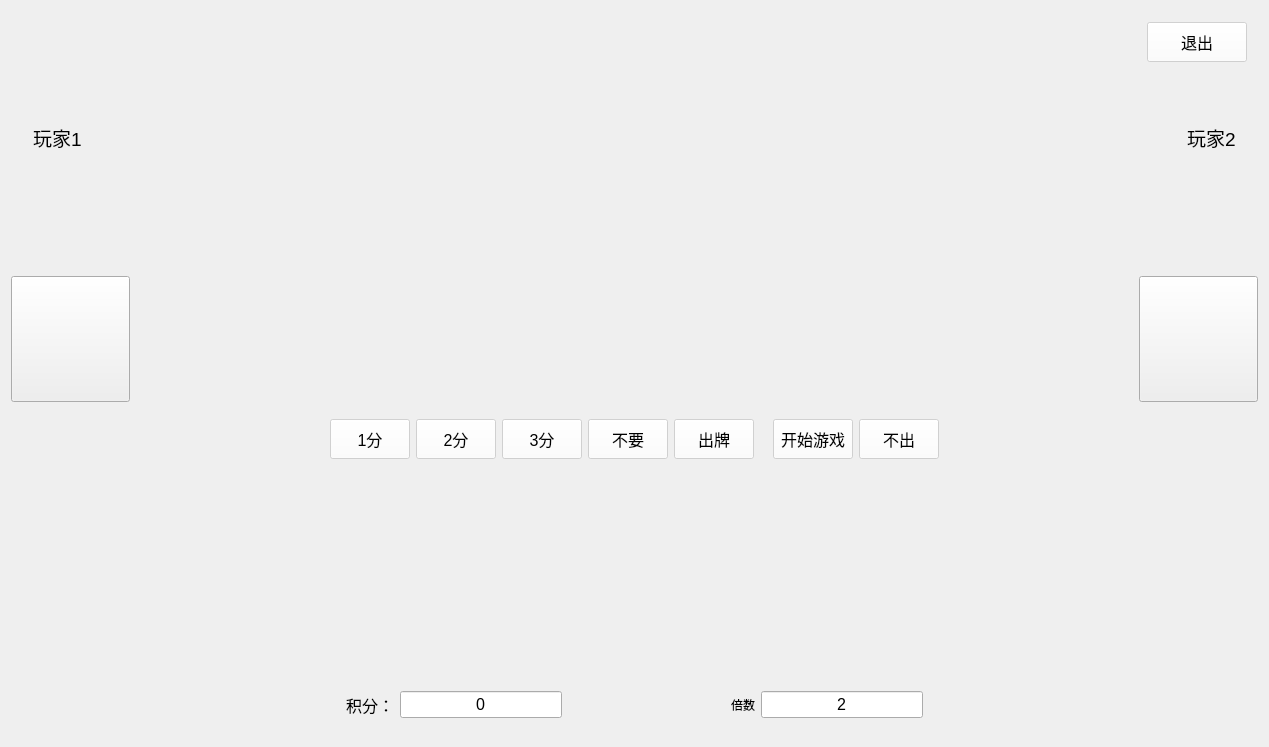
<?xml version="1.0" encoding="UTF-8"?>
<ui version="4.0">
 <class>Widget</class>
 <widget class="QWidget" name="Widget">
  <property name="geometry">
   <rect>
    <x>0</x>
    <y>0</y>
    <width>1269</width>
    <height>747</height>
   </rect>
  </property>
  <property name="windowTitle">
   <string>Widget</string>
  </property>
  <property name="styleSheet">
   <string notr="true">QWidget#Widget{
	border-image: url(:/image/basebackground0.png);
}</string>
  </property>
  <layout class="QGridLayout" name="gridLayout" rowstretch="1,3,2,1,3,1">
   <item row="0" column="0" colspan="2">
    <widget class="QWidget" name="widget_9" native="true">
     <layout class="QHBoxLayout" name="horizontalLayout_5">
      <item>
       <spacer name="horizontalSpacer_5">
        <property name="orientation">
         <enum>Qt::Horizontal</enum>
        </property>
        <property name="sizeHint" stdset="0">
         <size>
          <width>40</width>
          <height>20</height>
         </size>
        </property>
       </spacer>
      </item>
      <item>
       <widget class="QPushButton" name="pushButton_5">
        <property name="minimumSize">
         <size>
          <width>100</width>
          <height>40</height>
         </size>
        </property>
        <property name="styleSheet">
         <string notr="true">font: 12pt;
background-color: rgba(255, 255, 255, 150);</string>
        </property>
        <property name="text">
         <string>退出</string>
        </property>
       </widget>
      </item>
     </layout>
    </widget>
   </item>
   <item row="1" column="0">
    <widget class="QWidget" name="widget_6" native="true">
     <layout class="QHBoxLayout" name="horizontalLayout_3" stretch="1,1,8">
      <item>
       <widget class="QWidget" name="widget_10" native="true">
        <layout class="QVBoxLayout" name="verticalLayout">
         <item>
          <widget class="QLabel" name="label_3">
           <property name="styleSheet">
            <string notr="true">font: 14pt;</string>
           </property>
           <property name="text">
            <string>玩家1</string>
           </property>
          </widget>
         </item>
         <item>
          <widget class="QLabel" name="label_5">
           <property name="text">
            <string/>
           </property>
          </widget>
         </item>
        </layout>
       </widget>
      </item>
      <item>
       <widget class="QLabel" name="label_10">
        <property name="styleSheet">
         <string notr="true">font: 14pt;</string>
        </property>
        <property name="text">
         <string/>
        </property>
       </widget>
      </item>
      <item>
       <widget class="QWidget" name="widget_3" native="true"/>
      </item>
     </layout>
    </widget>
   </item>
   <item row="1" column="1">
    <widget class="QWidget" name="widget_7" native="true">
     <layout class="QHBoxLayout" name="horizontalLayout_4" stretch="8,1,1">
      <item>
       <widget class="QWidget" name="widget_2" native="true"/>
      </item>
      <item>
       <widget class="QLabel" name="label_8">
        <property name="styleSheet">
         <string notr="true">font: 14pt;</string>
        </property>
        <property name="text">
         <string/>
        </property>
       </widget>
      </item>
      <item>
       <widget class="QWidget" name="widget_11" native="true">
        <layout class="QVBoxLayout" name="verticalLayout_2">
         <item>
          <widget class="QLabel" name="label_4">
           <property name="styleSheet">
            <string notr="true">font: 14pt;</string>
           </property>
           <property name="text">
            <string>玩家2</string>
           </property>
          </widget>
         </item>
         <item>
          <widget class="QLabel" name="label_6">
           <property name="text">
            <string/>
           </property>
          </widget>
         </item>
        </layout>
       </widget>
      </item>
     </layout>
    </widget>
   </item>
   <item row="3" column="0" colspan="2">
    <widget class="QWidget" name="widget_4" native="true">
     <layout class="QHBoxLayout" name="horizontalLayout_2">
      <item>
       <spacer name="horizontalSpacer_3">
        <property name="orientation">
         <enum>Qt::Horizontal</enum>
        </property>
        <property name="sizeHint" stdset="0">
         <size>
          <width>40</width>
          <height>20</height>
         </size>
        </property>
       </spacer>
      </item>
      <item>
       <widget class="QPushButton" name="pushButton_9">
        <property name="minimumSize">
         <size>
          <width>0</width>
          <height>40</height>
         </size>
        </property>
        <property name="styleSheet">
         <string notr="true">font: 12pt;
background-color: rgba(255, 255, 255, 150);</string>
        </property>
        <property name="text">
         <string>1分</string>
        </property>
       </widget>
      </item>
      <item>
       <widget class="QPushButton" name="pushButton_10">
        <property name="minimumSize">
         <size>
          <width>0</width>
          <height>40</height>
         </size>
        </property>
        <property name="styleSheet">
         <string notr="true">font: 12pt;
background-color: rgba(255, 255, 255, 150);</string>
        </property>
        <property name="text">
         <string>2分</string>
        </property>
       </widget>
      </item>
      <item>
       <widget class="QPushButton" name="pushButton_11">
        <property name="minimumSize">
         <size>
          <width>0</width>
          <height>40</height>
         </size>
        </property>
        <property name="styleSheet">
         <string notr="true">font: 12pt;
background-color: rgba(255, 255, 255, 150);</string>
        </property>
        <property name="text">
         <string>3分</string>
        </property>
       </widget>
      </item>
      <item>
       <widget class="QPushButton" name="pushButton_12">
        <property name="minimumSize">
         <size>
          <width>0</width>
          <height>40</height>
         </size>
        </property>
        <property name="styleSheet">
         <string notr="true">font: 12pt;
background-color: rgba(255, 255, 255, 150);</string>
        </property>
        <property name="text">
         <string>不要</string>
        </property>
       </widget>
      </item>
      <item>
       <widget class="QPushButton" name="pushButton">
        <property name="minimumSize">
         <size>
          <width>0</width>
          <height>40</height>
         </size>
        </property>
        <property name="styleSheet">
         <string notr="true">font: 12pt;
background-color: rgba(255, 255, 255, 150);</string>
        </property>
        <property name="text">
         <string>出牌</string>
        </property>
       </widget>
      </item>
      <item>
       <widget class="QLabel" name="label_9">
        <property name="text">
         <string/>
        </property>
       </widget>
      </item>
      <item>
       <widget class="QPushButton" name="pushButton_6">
        <property name="minimumSize">
         <size>
          <width>0</width>
          <height>40</height>
         </size>
        </property>
        <property name="styleSheet">
         <string notr="true">font: 12pt;
background-color: rgba(255, 255, 255, 150);</string>
        </property>
        <property name="text">
         <string>开始游戏</string>
        </property>
       </widget>
      </item>
      <item>
       <widget class="QPushButton" name="pushButton_2">
        <property name="minimumSize">
         <size>
          <width>0</width>
          <height>40</height>
         </size>
        </property>
        <property name="styleSheet">
         <string notr="true">font: 12pt;
background-color: rgba(255, 255, 255, 150);</string>
        </property>
        <property name="text">
         <string>不出</string>
        </property>
       </widget>
      </item>
      <item>
       <spacer name="horizontalSpacer_4">
        <property name="orientation">
         <enum>Qt::Horizontal</enum>
        </property>
        <property name="sizeHint" stdset="0">
         <size>
          <width>40</width>
          <height>20</height>
         </size>
        </property>
       </spacer>
      </item>
     </layout>
    </widget>
   </item>
   <item row="4" column="0" colspan="2">
    <widget class="QWidget" name="widget_8" native="true">
     <layout class="QHBoxLayout" name="horizontalLayout_6" stretch="1,7">
      <property name="spacing">
       <number>0</number>
      </property>
      <property name="leftMargin">
       <number>0</number>
      </property>
      <property name="topMargin">
       <number>0</number>
      </property>
      <property name="rightMargin">
       <number>0</number>
      </property>
      <property name="bottomMargin">
       <number>0</number>
      </property>
      <item>
       <widget class="QLabel" name="label_7">
        <property name="styleSheet">
         <string notr="true"/>
        </property>
        <property name="text">
         <string/>
        </property>
       </widget>
      </item>
      <item>
       <widget class="QWidget" name="widget_12" native="true"/>
      </item>
     </layout>
    </widget>
   </item>
   <item row="5" column="0" colspan="2">
    <widget class="QWidget" name="widget_5" native="true">
     <layout class="QHBoxLayout" name="horizontalLayout">
      <item>
       <spacer name="horizontalSpacer">
        <property name="orientation">
         <enum>Qt::Horizontal</enum>
        </property>
        <property name="sizeHint" stdset="0">
         <size>
          <width>40</width>
          <height>20</height>
         </size>
        </property>
       </spacer>
      </item>
      <item>
       <spacer name="horizontalSpacer_6">
        <property name="orientation">
         <enum>Qt::Horizontal</enum>
        </property>
        <property name="sizeHint" stdset="0">
         <size>
          <width>40</width>
          <height>20</height>
         </size>
        </property>
       </spacer>
      </item>
      <item>
       <widget class="QLabel" name="label">
        <property name="styleSheet">
         <string notr="true">font: 12pt;</string>
        </property>
        <property name="text">
         <string>积分：</string>
        </property>
       </widget>
      </item>
      <item>
       <widget class="QLineEdit" name="lineEdit">
        <property name="enabled">
         <bool>true</bool>
        </property>
        <property name="styleSheet">
         <string notr="true">font: 12pt;
</string>
        </property>
        <property name="text">
         <string>0</string>
        </property>
        <property name="alignment">
         <set>Qt::AlignCenter</set>
        </property>
        <property name="readOnly">
         <bool>true</bool>
        </property>
       </widget>
      </item>
      <item>
       <spacer name="horizontalSpacer_7">
        <property name="orientation">
         <enum>Qt::Horizontal</enum>
        </property>
        <property name="sizeHint" stdset="0">
         <size>
          <width>40</width>
          <height>20</height>
         </size>
        </property>
       </spacer>
      </item>
      <item>
       <widget class="QLabel" name="label_2">
        <property name="text">
         <string>倍数</string>
        </property>
       </widget>
      </item>
      <item>
       <widget class="QLineEdit" name="lineEdit_2">
        <property name="styleSheet">
         <string notr="true">font: 12pt;</string>
        </property>
        <property name="text">
         <string>2</string>
        </property>
        <property name="alignment">
         <set>Qt::AlignCenter</set>
        </property>
       </widget>
      </item>
      <item>
       <spacer name="horizontalSpacer_8">
        <property name="orientation">
         <enum>Qt::Horizontal</enum>
        </property>
        <property name="sizeHint" stdset="0">
         <size>
          <width>40</width>
          <height>20</height>
         </size>
        </property>
       </spacer>
      </item>
      <item>
       <spacer name="horizontalSpacer_2">
        <property name="orientation">
         <enum>Qt::Horizontal</enum>
        </property>
        <property name="sizeHint" stdset="0">
         <size>
          <width>40</width>
          <height>20</height>
         </size>
        </property>
       </spacer>
      </item>
     </layout>
    </widget>
   </item>
   <item row="2" column="0" colspan="2">
    <widget class="QWidget" name="widget_dengdai" native="true">
     <layout class="QHBoxLayout" name="horizontalLayout_7" stretch="2,4,9,4,2">
      <property name="spacing">
       <number>0</number>
      </property>
      <property name="leftMargin">
       <number>0</number>
      </property>
      <property name="topMargin">
       <number>0</number>
      </property>
      <property name="rightMargin">
       <number>0</number>
      </property>
      <property name="bottomMargin">
       <number>0</number>
      </property>
      <item>
       <widget class="QPushButton" name="pushButton_7">
        <property name="sizePolicy">
         <sizepolicy hsizetype="Preferred" vsizetype="Preferred">
          <horstretch>0</horstretch>
          <verstretch>0</verstretch>
         </sizepolicy>
        </property>
        <property name="styleSheet">
         <string notr="true"/>
        </property>
        <property name="text">
         <string/>
        </property>
       </widget>
      </item>
      <item>
       <spacer name="horizontalSpacer_10">
        <property name="orientation">
         <enum>Qt::Horizontal</enum>
        </property>
        <property name="sizeHint" stdset="0">
         <size>
          <width>40</width>
          <height>20</height>
         </size>
        </property>
       </spacer>
      </item>
      <item>
       <widget class="QWidget" name="widget" native="true"/>
      </item>
      <item>
       <spacer name="horizontalSpacer_9">
        <property name="orientation">
         <enum>Qt::Horizontal</enum>
        </property>
        <property name="sizeHint" stdset="0">
         <size>
          <width>40</width>
          <height>20</height>
         </size>
        </property>
       </spacer>
      </item>
      <item>
       <widget class="QPushButton" name="pushButton_8">
        <property name="sizePolicy">
         <sizepolicy hsizetype="Preferred" vsizetype="Preferred">
          <horstretch>0</horstretch>
          <verstretch>0</verstretch>
         </sizepolicy>
        </property>
        <property name="styleSheet">
         <string notr="true"/>
        </property>
        <property name="text">
         <string/>
        </property>
       </widget>
      </item>
     </layout>
    </widget>
   </item>
  </layout>
 </widget>
 <layoutdefault spacing="6" margin="11"/>
 <resources/>
 <connections/>
</ui>
